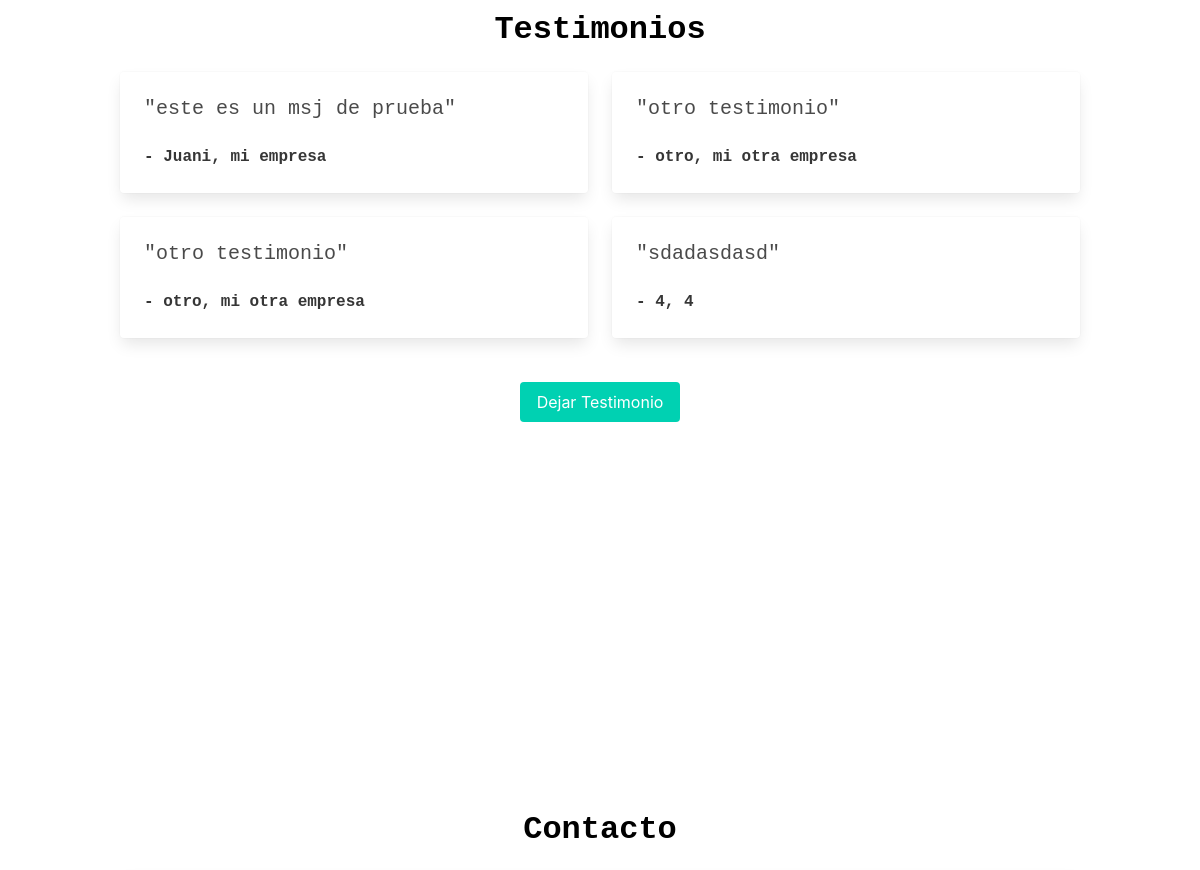
Before: / (middle part) with the older database file.
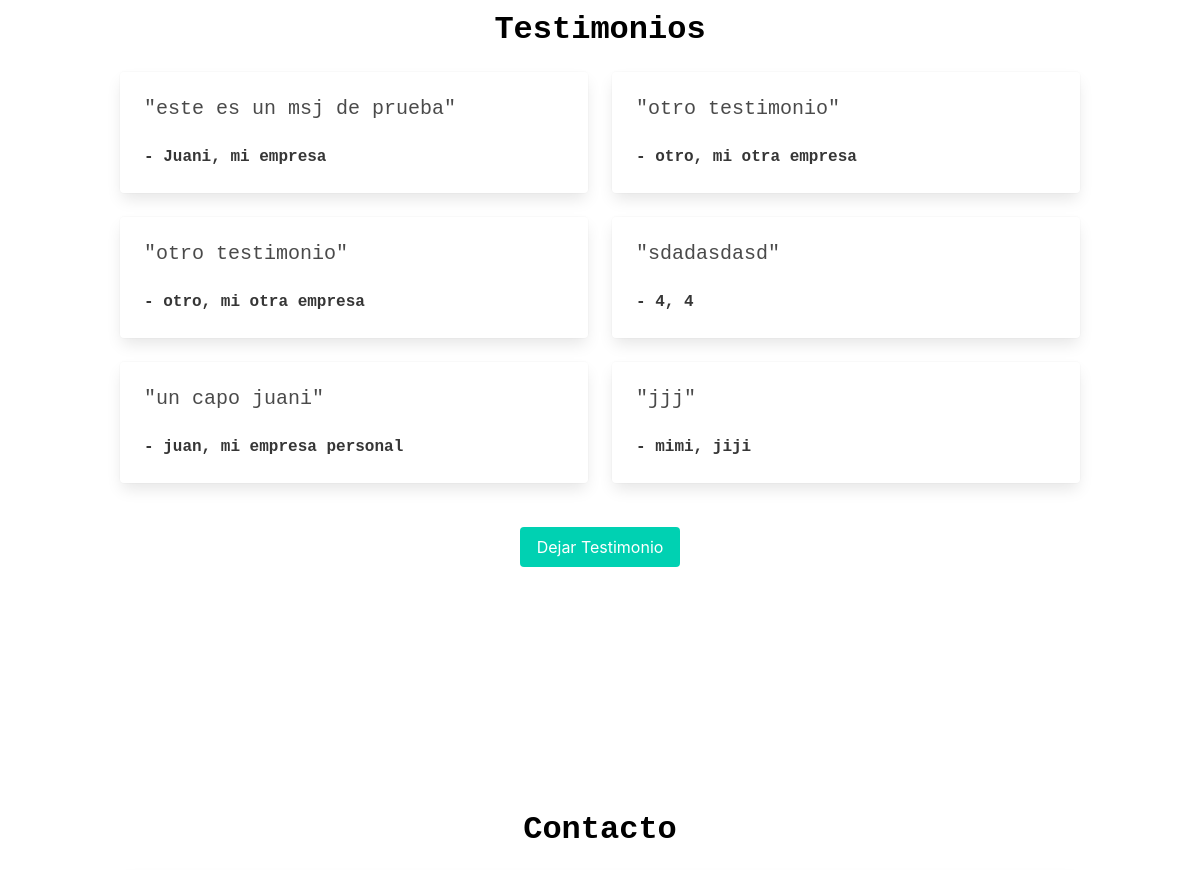
After: the same page with the newer database file.
### miapp/models.py (models this page shows, shortened)
class Testimonio(models.Model):
    nombre = models.CharField(max_length=100)
    empresa = models.CharField(max_length=100)
    mensaje = models.TextField()
    created_at = models.DateTimeField(auto_now_add=True)

### miapp/views.py (the view, shortened to what this page needs)
# urls.py: path('', portfolio, name='portfolio'),  # Página principal
def portfolio(request):
    proyectos = Proyecto.objects.all()
    habilidades = Habilidad.objects.all()
    certificaciones = Certificacion.objects.all()
    testimonios = Testimonio.objects.all()
    form = ContactForm()
    cert_form = CertificacionForm()
    testimonio_form = TestimonioForm()
    mensaje_exito = False
    mostrar_formulario = False
    return render(
        request,
        "miapp/portfolio.html",
        {
            "proyectos": proyectos,
            "habilidades": habilidades,
            "certificaciones": certificaciones,
            "testimonios": testimonios,
            "form": form,
            "cert_form": cert_form,
            "testimonio_form": testimonio_form,
            "mensaje_exito": mensaje_exito,
            "mostrar_formulario": mostrar_formulario,
        }
    )

### miapp/templates/miapp/portfolio.html (shortened to what this page needs)
{% extends 'miapp/base.html' %}
{% block content %}
<!DOCTYPE html>
<html lang="es">
<head>
    <link rel="stylesheet" href="https://cdn.jsdelivr.net/npm/bulma@0.9.4/css/bulma.min.css">
    <link rel="stylesheet" href="https://cdnjs.cloudflare.com/ajax/libs/font-awesome/6.5.1/css/all.min.css">
    <link rel="stylesheet" href="https://cdn.jsdelivr.net/npm/swiper/swiper-bundle.min.css"/>
</head>
<body>
<section id="testimonios" class="section" style="padding-top: 100px;">
    <div class="container">
        <h1 class="title has-text-centered">Testimonios</h1>
        <div class="columns is-multiline">
            {% for testimonio in testimonios %}
                <div class="column is-half">
                    <div class="card">
                        <div class="card-content">
                            <p class="subtitle">"{{ testimonio.mensaje }}"</p>
                            <p><strong>- {{ testimonio.nombre }}, {{ testimonio.empresa }}</strong></p>
                        </div>
                    </div>
                </div>
            {% endfor %}
        </div>
        <div class="has-text-centered" style="margin-top: 2rem;">
            <button id="abrirTestimonio" class="button is-primary">Dejar Testimonio</button>
        </div>
    </div>
</section>
    <section id="contacto" class="section" style="padding-top: 100px;">
        <div class="container">
            <h1 class="title has-text-centered">Contacto</h1>
        </div>
    </section>
</body>
</html>
{% endblock content %}

Changed rows visible on the page:
added Testimonio: mensaje "un capo juani", nombre "juan", empresa "mi empresa personal"
added Testimonio: mensaje "jjj", nombre "mimi", empresa "jiji"
